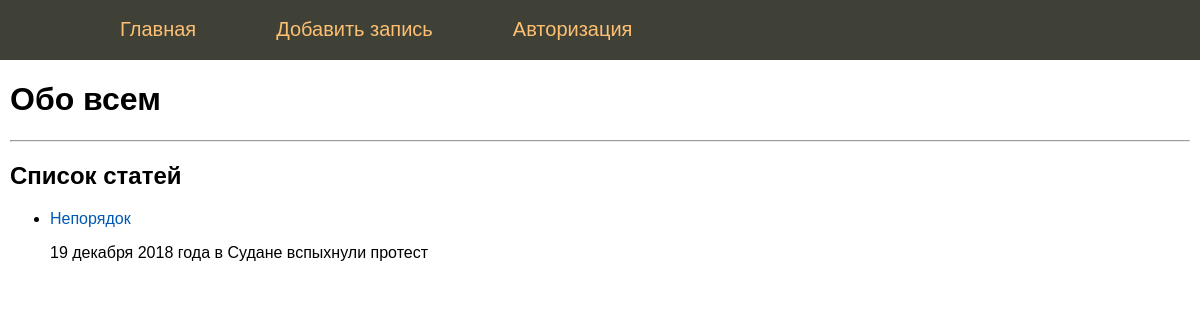
The page / on the database its author committed.
### tables this page shows
CREATE TABLE mainmenu (
id integer PRIMARY KEY AUTOINCREMENT,
title text NOT NULL,
url text NOT NULL);

CREATE TABLE posts (
id integer PRIMARY KEY AUTOINCREMENT,
title text NOT NULL,
text text NOT NULL,
url text NOT NULL
);

### flsite.py (the view)
@app.route('/')
def index():
    return render_template('index.html', menu=dbase.getMenu(), posts=dbase.getPostsAnonce())

### FDataBase.py (called while the page is built)
    def getMenu(self):
        sql = 'SELECT * FROM mainmenu'
        try:
            self.__cur.execute(sql)
            res = self.__cur.fetchall()
            if res: return res
        except:
            print('did not read')
        return []

    def getPostsAnonce(self):
        try:
            self.__cur.execute(f'SELECT id, title, text, url FROM posts ORDER BY id DESC')
            res = self.__cur.fetchall()
            if res:
                return res
        except sqlite3.Error as e:
            print('Ошибка получения статьи из БД' + str(e))
        return []

### flsite.py (called while the page is built)
def connect_db():
    conn = sqlite3.connect(app.config['DATABASE'])
    conn.row_factory = sqlite3.Row
    return conn

def get_db():
    if not hasattr(g, 'link_db'):
        g.link_db = connect_db()
    return  g.link_db

@app.before_request
def before_request():
    global dbase
    db = get_db()
    dbase = FDataBase(db)

### templates/index.html
{% extends 'base.html' %}
{% block content %}
{{ super() }}
<hr>
<h2>Список статей</h2>
<ul class="list-posts">
  {% for p in posts %}
  <li>
    <p class="title"><a href="{{ url_for('showPost', alias=p.url )}}">{{p.title}}</a></p>
    <p class="announce">{{p.text[:50] | striptags }}</p>
  </li>
  {% endfor %}
</ul>
{% endblock %}

### templates/base.html (shortened to what this page needs)
<!DOCTYPE html>
<html lang="en">
<head>
    <link type="text/css" href="{{ url_for('static', filename='css/style.css')}}" rel="stylesheet">
</head>
<body>
 {% block content %}
     {% block mainmenu %}
<ul class="mainmenu">
    {% for m in menu %}
    <li><a href="{{m.url}}">{{m.title}}</a></li>
    {% endfor %}
</ul>
{% endblock mainmenu %}
 <div class="content">
{% if title -%}
<h1> {{ title }}</h1>
{% else -%}
<h1>Обо всем</h1>
{% endif %}
{% endblock %}
</div>
</body>
</html>

### static/css/style.css (style rules this page uses)
html, body { font-family:'Arial'; margin: 0; padding: 0; height: 100%; width: 100%; }
a { color: #0059b2; text-decoration: none; }
ul.mainmenu { list-style: none; background: #3F4137; margin: 0; padding: 0; height: 60px; color: #fdc073; font-size: 20px; overflow: hidden; }
ul.mainmenu li { float: left; margin: 18px 40px 40px; }
ul.mainmenu li a { color: #fdc073; text-decoration: none; }
div.content { margin: 10px; }

### rows shown on the page
mainmenu: title "Главная"
mainmenu: title "Добавить запись"
mainmenu: title "Авторизация"
posts: title "Непорядок", text "19 декабря 2018 года в Судане вспыхнули протест"
